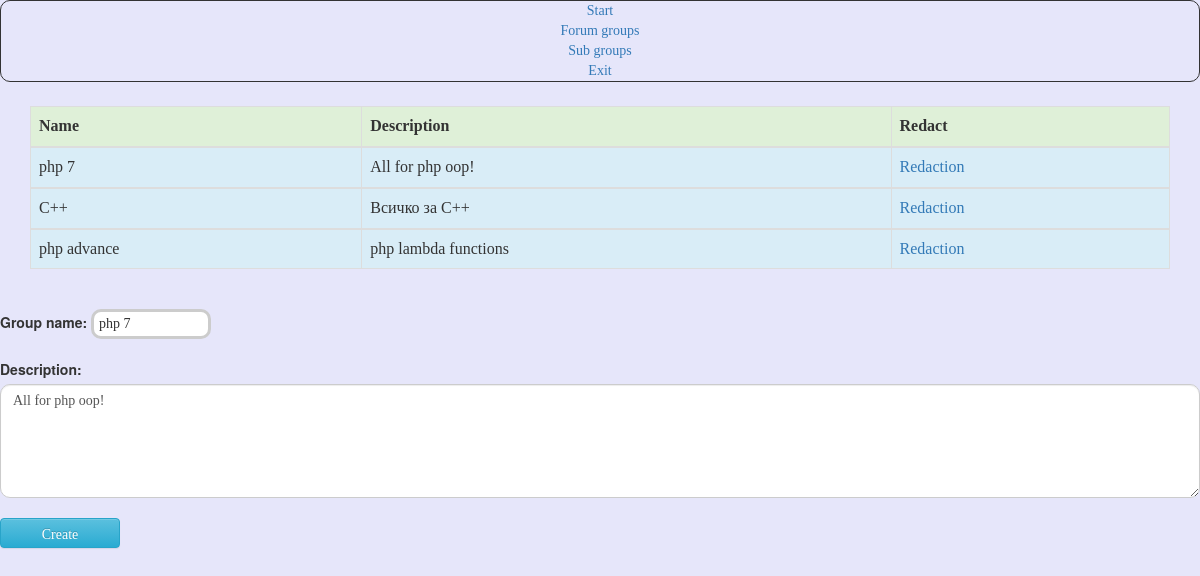
/admin/groups.php?modde=eddit&id=4 (signed in), run on the app's committed database.
### tables this page shows
CREATE TABLE `group_cat` (
  `group_cat_id` int(11) NOT NULL,
  `name` varchar(50) NOT NULL,
  `active` tinyint(4) NOT NULL DEFAULT '1',
  `date_added` int(11) NOT NULL,
  `description` varchar(255) NOT NULL
);

### admin/groups.php (the view, shortened to what this page needs)
<?php  session_start();
require('../functions.php');
$dbc = db_connect();
	$take_cat = sql_corect($dbc, 'SELECT name, description, group_cat_id FROM group_cat');
		echo '<div class="container">
				 <table class="table table-hover table table-bordered">
				 <thead>
				 <tr class="success">
					<div class="col-sm-4"><th>Name</th> </div>
					<div class="col-sm-4"><th>Description</th></div>
					<div class="col-sm-4"><th>Redact</th></div>
				</tr>';
	while($row = mysqli_fetch_assoc($take_cat)){
		echo $result =  "<tbody><div class='col-sm-4'><tr class='info'><td>".$row['name'].'</td><div/>
			<div class="col-sm-4"><td>'.$row['description'].'</td></div>
			<div class="col-sm-4"><td><a href="groups.php?modde=eddit&id='.$row['group_cat_id'].'">Redaction</a></td></div></tr>';
	}
	echo '</tbody></table></div>';
		if(data_validated($dbc, $_GET['modde']) == 'eddit' && data_validated($dbc, $_GET['id']) > 0){
			$id = data_validated($dbc, (int)$_GET['id']);
			$res = sql_corect($dbc, 'SELECT name, description FROM group_cat WHERE group_cat_id='.$id);
			$edit_cat = mysqli_fetch_assoc($res);
		}
echo  '<form action="'.htmlspecialchars($_SERVER["PHP_SELF"]).'" method="POST"><br/>
<div class="form-group">
	<label for="name">Group  name:</label>
	<input type="text" id="name" name="group_name" value="'.$edit_cat['name'].'"></br><br/>
	<label for="comment">Description:</label>
	<br/><textarea name="desc" class="form-control" rows="5" id="comment">'.$edit_cat['description'].'</textarea></br>
	<input type="submit" class="btn btn-info" value="Create">
	<input type="hidden" name="ng" value="1">
	<div>';
echo "</form>";

### css/style.css (style rules this page uses)
body { background: rgb(230,230,250) !important; }
a:link { text-decoration: none; font-family: Comic Sans MS; }
textarea { width: 600px; height: 120px; border: 3px solid #cccccc; padding: 5px; font-family: Comic Sans MS; background-position: bottom right; background-repeat: no-repeat; }
input { width: 150px; height: 30px; border: 3px solid #cccccc; padding: 5px; font-family: Comic Sans MS; background-position: bottom right; background-repeat: no-repeat; border-radius:10px; }
table-responsive, th, td { font-family: Comic Sans MS; }
.form-control, #exampleInputEmail1 { font-family: Comic Sans MS !important; border-radius: 10px !important; }
input { width:120px ; font-family: Comic Sans MS !important; }

### data on the page
group_cat: name "php 7", description "All for php oop!", group_name "php 7", desc "All for php oop!"
group_cat: name "C++", description "Всичко за С++"
group_cat: name "php advance", description "php lambda functions"
